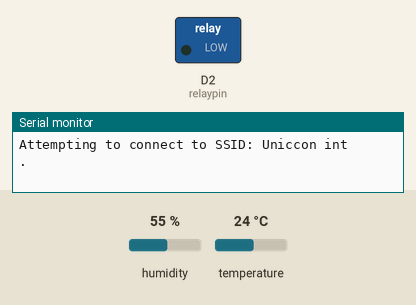
Recording of a sketch running on a simulated ESP8266 (NodeMCU). Parts: switched loads named in the sketch (green lamp = pin HIGH), the last lines printed to the serial monitor. The inputs (shaded band) are chosen by the test bench; at power-on: temperature 24 °C, humidity 55 %. WiFi joins after 1.5 s; servers stay silent unless stated.

Above: at 0.1 s.
At 7.9 s:
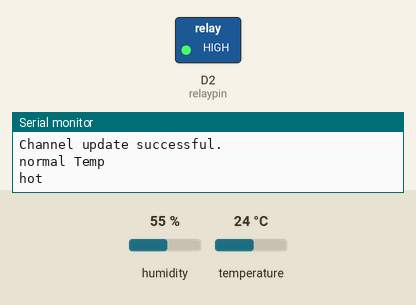
8.0 s: temperature set to 23 °C
11.7 s: temperature set to 12 °C
Timing chart, 0 to 14.7 s (numbered marks = the images above; inputs shaded):
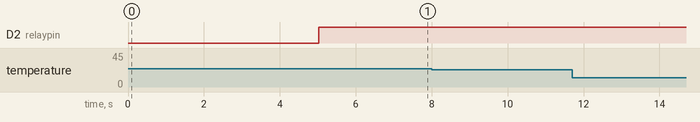

The sketch:

temperature_regulator.ino
```cpp
#include <ESP8266WiFi.h>
#include <DHT.h>
#include "ThingSpeak.h"
char ssid[] = "Uniccon int";
char pass[] ="uniceptic7700#";
int keyIndex = 0;
WiFiClient  client;
int relaypin=D2;
unsigned long myChannelNumber = 1801282;
const char * myWriteAPIKey = "4AK3S7CN2SVSNH4S";
#define DHTPIN D3
DHT dht(DHTPIN, DHT11);
// Initialize our values
int statusCode = 0;
int field[2] = {1,2};
String myStatus = "";
void setup() {
  // put your setup code here, to run once:
     Serial.begin(115200);  // Initialize serial
  while (!Serial) {
    ; // wait for serial port to connect. Needed for Leonardo native USB port only
  }

  WiFi.mode(WIFI_STA);
  ThingSpeak.begin(client);  // Initialize ThingSpeak
  dht.begin();
    pinMode (relaypin, OUTPUT);
   }

void loop() {
  // put your main code here, to run repeatedly:
  if(WiFi.status() != WL_CONNECTED){
    Serial.print("Attempting to connect to SSID: ");
    Serial.println(ssid);
    while(WiFi.status() != WL_CONNECTED){
      WiFi.begin(ssid, pass);  // Connect to WPA/WPA2 network. Change this line if using open or WEP network
      Serial.print(".");
      delay(5000);
    }
    Serial.println("\nConnected.");
  }

  // set the fields with the values
  //float h=ford.move();
      float h = dht.readHumidity();
      float t = dht.readTemperature();
  ThingSpeak.setField(1, t);
  ThingSpeak.setField(2, h);
  // figure out the status message
 if (t<=22){
  Serial.println("cold");
  digitalWrite(relaypin,HIGH);
 }
if (22<t<24){
   Serial.println("normal Temp");
   digitalWrite(relaypin,HIGH);

 }
if (t>=24){

   Serial.println("hot");
   digitalWrite(relaypin,HIGH);

}
  // set the status
  ThingSpeak.setStatus(myStatus);

  // write to the ThingSpeak channel
  int x = ThingSpeak.writeFields(myChannelNumber, myWriteAPIKey);
  if(x == 200){
    Serial.println("Channel update successful.");
  }
  else{
    Serial.println("Problem updating channel. HTTP error code " + String(x));
  }
  // delay(20000); // Wait 20 seconds to update the channel again
  }
```
